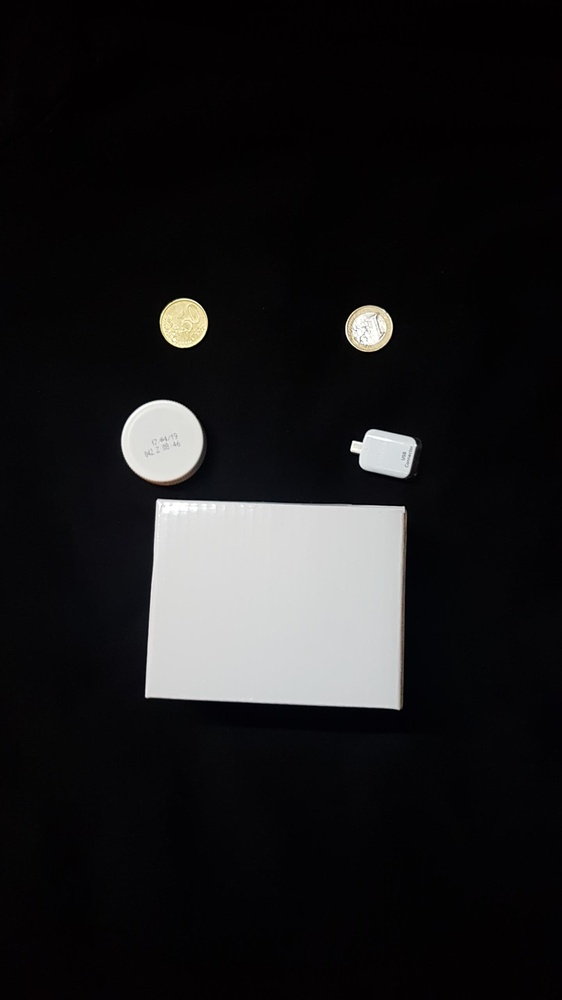
#> input picture modules/thresholding/objects.jpg, 562 x 1000 px, shrunk from 1440 x 2560 before the run; its folder holds 2 pictures in this run
$ python main.py
#> lines starting #> are read from the running program, lines starting #| are printed output that depends on the picture; after the words box and inside, x2 and y2 are one past the last pixel; in counts of white or black regions, pixels touching at a corner belong together; long printed decimals are rounded
from modules.morphology.morphology import *


## Timer
# call the functions to start/stop timer
# elapsed returns the time spent
##
def start():
    return timer()


def stop():
    return timer()


def elapsed(t_begin, t_end):
    return t_end - t_begin


## find_countours
# @param:
# image - image object
# title - string to save the image
##
def find_countours(image, title):
    thrsh = opencv_thresh_otsu(image, 60)
    countours = cv2.findContours(thrsh.copy(), cv2.RETR_EXTERNAL, cv2.CHAIN_APPROX_NONE)
    countours = imutils.grab_contours(countours)

    largest_area = [0, ]
    previous_area = 0

    lowest_eccentricity = []
    previous_eccentricity = 0
    previous_lowest = 0
    counter = 0

    for countour in countours:
        # if the contour is not sufficiently large, ignore it
        counter += 1
        print("\n==== Counter : {}====".format(counter))
        area = cv2.contourArea(countour)

        if area < 150:
            continue

        print("== Calculating center of mass")
        M = cv2.moments(countour)
        cX = int(M["m10"] / M["m00"])
        cY = int(M["m01"] / M["m00"])
        print("== cX : {}  |  cY : {}".format(cX, cY))
        # draw the contour and center of the shape on the image
        cv2.line(image, (cX, cY - 10), (cX, cY + 10), (0, 0, 255), 2, -1)
        cv2.line(image, (cX - 10, cY), (cX + 10, cY), (0, 0, 255), 2, -1)

        print("== Last Area : {}".format(previous_area))
        print("== Current Area :  {}".format(area))

        if area >= largest_area[0]:
            (x, y, w, h) = cv2.boundingRect(countour)
            largest_area = [area, (x, y), (x + w, y + h), [cX, cY]]
            print("== Found larger Area")

        previous_area = area

        (x_centre, y_centre), (minor_axis, major_axis), angle = cv2.fitEllipse(countour)
        eccentricity = np.sqrt(1 - (minor_axis ** 2 / major_axis ** 2))

        print("== Last Eccentricity : {}".format(previous_eccentricity))
        print("== Current Eccentricity : {}".format(eccentricity))
        # print("== Current  Lowest Eccentricity : {}".format(lowest_eccentricity[0]))

        if previous_lowest == 0:
            previous_lowest = eccentricity

        elif eccentricity < previous_lowest:
            (x, y, w, h) = cv2.boundingRect(countour)
            lowest_eccentricity = [eccentricity, (x, y), (x + w, y + h), [x_centre, y_centre]]
            previous_lowest = eccentricity
            print("== Found lower eccentricity")
        previous_eccentricity = eccentricity

        cv2.putText(image, "center : {}".format(counter), (cX + 20, cY - 20),
                    cv2.FONT_HERSHEY_COMPLEX, 0.8, (0, 0, 255), 2)
        cv2.putText(image, "Area : {:06.2f}".format(area),
                    (cX + 20, cY + 5),
                    cv2.FONT_HERSHEY_COMPLEX, 0.8, (0, 0, 255), 2)
        cv2.putText(image, "Eccentricity : {:06.4f} ".format(eccentricity),
                    (cX + 20, cY + 30),
                    cv2.FONT_HERSHEY_COMPLEX, 0.8, (0, 0, 255), 2)

    print('== Largest Area : {}'.format(largest_area[0]))
    cv2.rectangle(image, (largest_area[1]), (largest_area[2]), (0, 255, 0), 2)

    print('== Lowest Eccentricity : {}'.format(lowest_eccentricity[0]))
    cv2.rectangle(image, (lowest_eccentricity[1]), (lowest_eccentricity[2]), (255, 0, 0), 2)

    cv2.imwrite('{}.jpg'.format(title), image)

    return image


## opencv_thresh_otsu
# @param:
# image - image object
# thrsh - initial threshold
# @return:
#   thresholded image
##
def opencv_thresh_otsu(img, thrsh):
    print("=============== Starting job - Opencv thresh {} ===============".format(thrsh))
    t_start = start()

    img = cv2.cvtColor(img, cv2.COLOR_BGR2GRAY)
    blurred = cv2.GaussianBlur(img, (5, 5), 0)
    ret1, thresh1 = cv2.threshold(blurred, thrsh, 255, cv2.THRESH_OTSU)

    print("Elapsed time: {}".format(elapsed(t_start, stop())))
    cv2.imwrite("opencv_thresh_otsu_{}.png".format(thrsh), thresh1)
    return thresh1


## thresh_optimized
# @param:
# image - image object
# thresh - initial threshold
# const - error constant
# @return:
#   thresholded image
##
def thresh_optimized(img, thresh, const):
    print("=============== Starting job - thresh optimized {} ===============".format(thresh))
    t_start = start()

    gray_img = cv2.cvtColor(img, cv2.COLOR_BGR2GRAY)
    initial_thresh = thresh
    iteration = 0
    height, widght = gray_img.shape[:2]
    pixels = []
    for y in range(height):
        for x in range(widght):
            pixels.append(gray_img[y, x])

    while True:
        iteration += 1
        print("Starting iteration: {}".format(iteration))

        seg_below = []
        seg_above = []
        for pixel in pixels:
            if pixel > thresh:
                seg_above.append(pixel)
            elif pixel <= thresh:
                seg_below.append(pixel)
        avg_below = np.mean(seg_below)
        avg_above = np.mean(seg_above)

        print("Avg. Below: {} ------  Avg. Above: {}".format(avg_below, avg_above))

        new_thresh = (avg_below + avg_above) * 0.5
        delta_t = abs(thresh - new_thresh)
        print("Old Threshold Value: {}".format(thresh))
        print("New Threshold Value: {}".format(new_thresh))
        print("Delta T: {}".format(delta_t))

        thresh = new_thresh
        if delta_t <= const:
            break
    print("final_thresh: {}".format(thresh))

    for pixel in pixels:
        if pixel > thresh:
            pixel = 255
        elif pixel <= thresh:
            pixel = 0

    cv2.imwrite("thresholded_optimized_{}_{}.png".format(initial_thresh, thresh), gray_img)
    time = elapsed(t_start, stop())
    print("Elapsed time: {}".format(time))

    return thresh, time


## thresh
# @param:
# image - image object
# thresh - initial threshold
# const - error constant
# @return:
#   thresholded image
##
def thresh(img, thresh, const):
    print("=============== Starting job - thresh {} ===============".format(thresh))
    t_start = start()

    gray_img = cv2.cvtColor(img, cv2.COLOR_BGR2GRAY)
    initial_thresh = thresh
    iteration = 0
    while True:
        iteration += 1
        print("Starting iteration: {}".format(iteration))
        height, widght = gray_img.shape[:2]
        seg_below = []
        seg_above = []
        for y in range(height):
            for x in range(widght):
                pixel = gray_img[y, x]
                if pixel > thresh:
                    seg_above.append(gray_img[y, x])
                elif pixel <= thresh:
                    seg_below.append(gray_img[y, x])
        avg_below = np.mean(seg_below)
        avg_above = np.mean(seg_above)

        print("Avg. Below: {} ------  Avg. Above: {}".format(avg_below, avg_above))

        new_thresh = (avg_below + avg_above) * 0.5
        delta_t = abs(thresh - new_thresh)
        print("Old Threshold Value: {}".format(thresh))
        print("New Threshold Value: {}".format(new_thresh))
        print("Delta T: {}".format(delta_t))

        thresh = new_thresh
        if delta_t <= const:
            break

    print("final_thresh: {}".format(thresh))

    for y in np.arange(height):
        for x in np.arange(widght):
            pixel = gray_img[y, x]

            if pixel > thresh:
                gray_img[y, x] = 255
            elif pixel <= thresh:
                gray_img[y, x] = 0

    cv2.imwrite("thresholded_{}_{}.png".format(initial_thresh, thresh), gray_img)
    time = elapsed(t_start, stop())
    print("Elapsed time: {}".format(time))

    return thresh, time


def __main__():
    frame = cv2.imread("objects.jpg")
#> frame is the input picture: shape (1000, 562, 3); mean B, G, R 28.5, 27.4, 27.9

    thresh1, time1 = thresh(frame, 40, 0.5)
#> after the loop in thresh, `while True:`: iteration = 3
#> after the loop in thresh, `for y in np.arange(height):`:
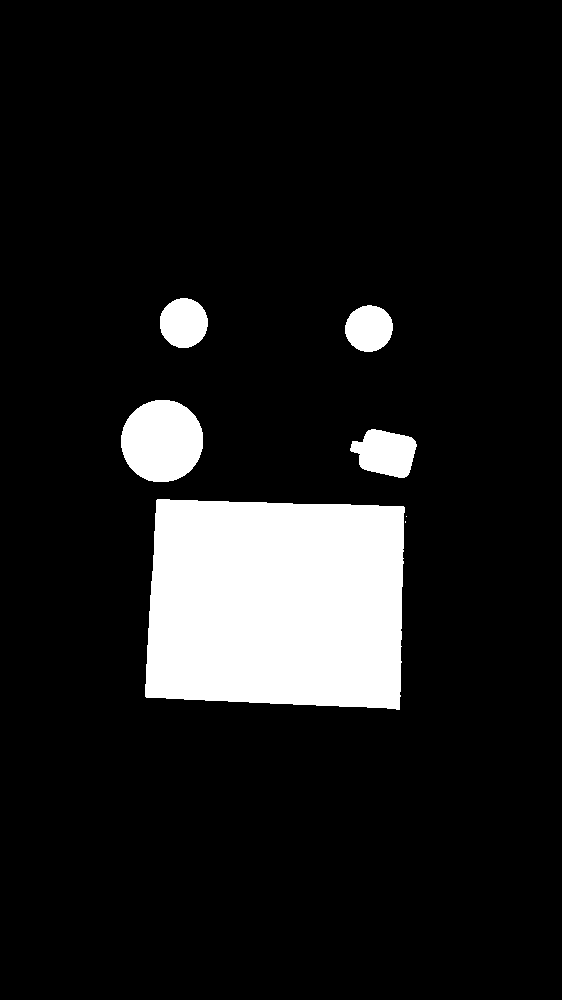
#> gray_img: shape (1000, 562); 11% white; 7 white regions (2 under 20 px), largest, box (x1, y1, x2, y2) and area: (145, 499, 405, 710) 50600, (121, 400, 203, 482) 5339, (350, 429, 417, 478) 2291, (160, 298, 208, 348) 1889, (345, 305, 393, 352) 1751
#> thresh1 = 109; time1 = 2.24
    thresh4, time2 = thresh(frame, 127, 0.5)
#> thresh4 = 109; time2 = 1.96
    thresh8, time3 = thresh(frame, 200, 0.5)
#> thresh8 = 109; time3 = 2.2

    thresh1_optimized, time_optimized_1 = thresh_optimized(frame, 40, 0.5)
#> after the loop in thresh_optimized, `for y in range(height):`: pixels = 562000 items
#> thresh1_optimized = 109; time_optimized_1 = 1.9
    thresh4_optimized, time_optimized_2 = thresh_optimized(frame, 127, 0.5)
#> thresh4_optimized = 109; time_optimized_2 = 1.77
    thresh8_optimized, time_optimized_3 = thresh_optimized(frame, 200, 0.5)
#> thresh8_optimized = 109; time_optimized_3 = 1.91

    opencv_thresh_otsu(frame, 40)
#> in opencv_thresh_otsu, `ret1, thresh1 = cv2.threshold(blurred, thrsh, 255, cv2.THRESH_OTSU)`: thresh1: shape (1000, 562); 11% white; 5 white regions
#> in opencv_thresh_otsu, `ret1, thresh1 = cv2.threshold(blurred, thrsh, 255, cv2.THRESH_OTSU)`: ret1 = 108
    opencv_thresh_otsu(frame, 127)
    opencv_thresh_otsu(frame, 200)

    print("   ==  normal ==  optimized  ==\n"
          "{} ==  {}  ==  {}  ==\n"
          "{} ==  {}  ==  {}  ==\n"
          "{} ==  {}  ==  {}  ==\n".format(40, time1, time_optimized_1, 127, time2, time_optimized_2, 200, time3,
                                           time_optimized_3))
#|    ==  normal ==  optimized  ==
#| 40 ==  2.235  ==  1.898  ==
#| 127 ==  1.957  ==  1.770  ==
#| 200 ==  2.199  ==  1.912  ==

    find_countours(frame, "countours_test")
#> in find_countours, `countours = cv2.findContours(thrsh.copy(), cv2.RETR_EXTERNAL, cv2.CHAI..`: countours = 5 contours; box (x1, y1, x2, y2) and area: (145, 499, 405, 710) 50220, (121, 400, 203, 483) 5252, (350, 429, 417, 478) 2208, (160, 298, 208, 348) 1824, (345, 305, 393, 352) 1685
#> the loop in find_countours, `for countour in countours:` made 5 passes
#> (area, cX, cY, x, y, w, h, largest_area) on pass 1: (50219.5, 276, 603, 145, 499, 260, 211, [50219.5, (145, 499), (405, 710), [276, 603]])
#> (area, cX, cY, previous_area, x_centre, y_centre, minor_axis, major_axis) on pass 3: (5252.5, 161, 440, 5252.5, 161.7, 440.7, 81.24, 82.33)
#> (printed output is left out)
#> after the loop in find_countours, `for countour in countours:`:
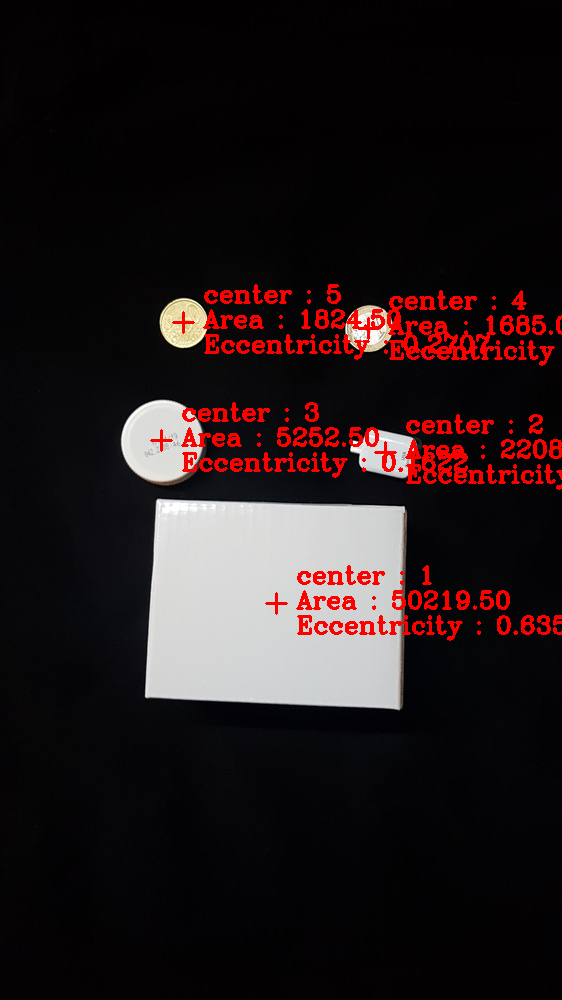
#> image: shape (1000, 562, 3); 3.69% of pixels changed, all inside (x1, y1, x2, y2) = (150, 284, 562, 641)
#> after the loop in find_countours, `for countour in countours:`: counter = 5; h = 83; previous_lowest = 0.162; w = 82; x = 121; y = 400
#| == Largest Area : 50219.5
#| == Lowest Eccentricity : 0.1622
#> in find_countours, `cv2.rectangle(image, (lowest_eccentricity[1]), (lowest_eccentricity[2]..`:
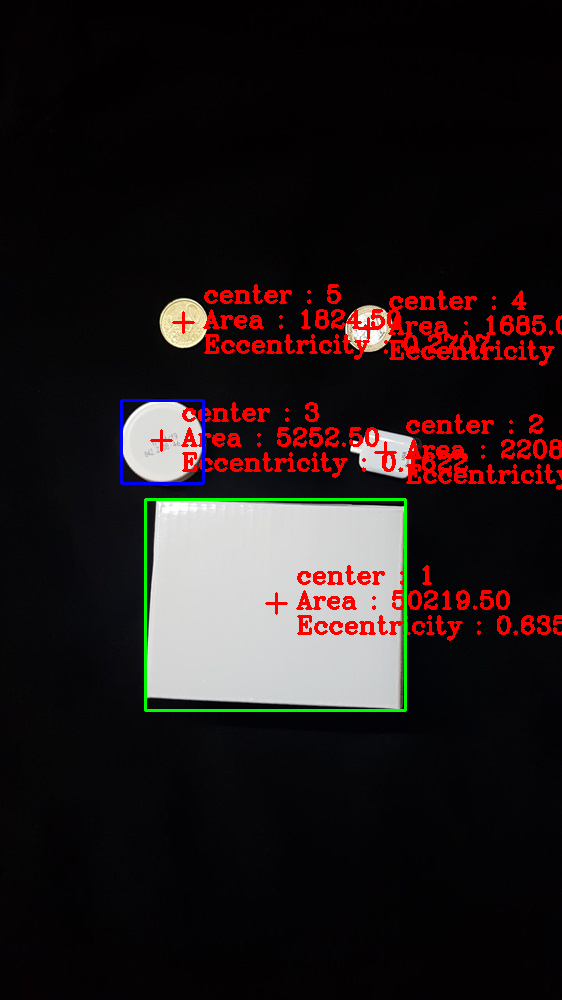
#> image: shape (1000, 562, 3); mean B, G, R 26.9, 26.7, 35.3


__main__()
